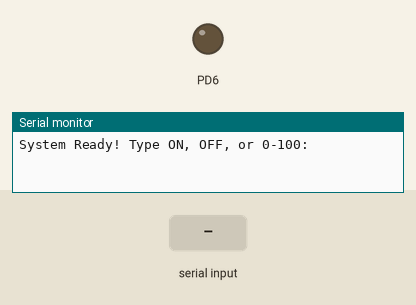
The program below on a simulated ATmega328P, built with avr-gcc and emulated at 16 MHz. Parts: output pins drawn as LEDs (lit = HIGH), the last lines printed to the serial monitor. The inputs (shaded band) are chosen by the test bench.

Above: at 1.2 s.
1.3 s: "90,45\n" received over Serial
At 2.5 s:
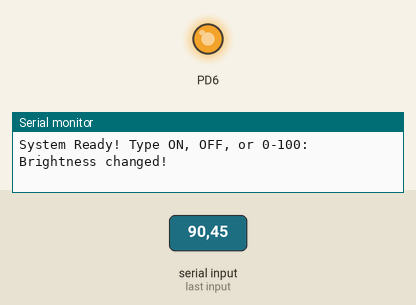
2.8 s: "30,150\n" received over Serial
At 3.9 s:
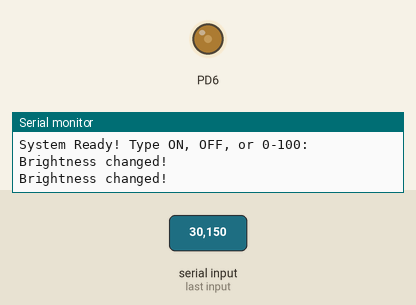
4.3 s: "5\n" received over Serial
At 4.8 s:
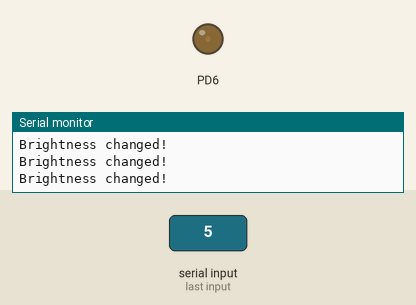
7.3 s: "90\n" received over Serial
At 8.3 s:
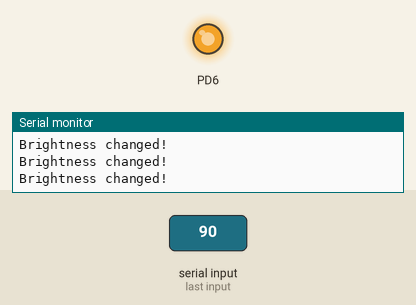
Timing chart, 0 to 9.8 s (numbered marks = the images above; inputs shaded):
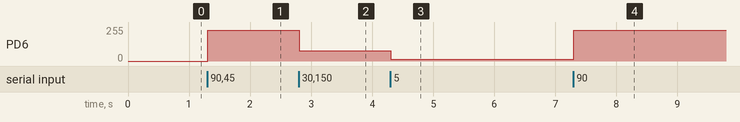

Measured:
- after the input at 1.3 s, PD6: 0/255 → 229/255 at once
- after the input at 2.8 s, PD6: 229/255 → 76/255 at once
- after the input at 4.3 s, PD6: 76/255 → 12/255 at once
- after the input at 7.3 s, PD6: 12/255 → 229/255 at once

The program:

main.c
```c
#define F_CPU 16000000UL
#define BAUD 9600
#define MY_UBRR (F_CPU/16/BAUD-1)

#include <avr/io.h>
#include <util/delay.h>
#include <stdlib.h>

void setup_hardware(void);
void send_text(char *message);
void read_line(char *buffer, int max_size);

int main(void) {
	setup_hardware(); // Run setup configurations once

	char input[16];   // hold the incoming text command

	send_text("System Ready! Type ON, OFF, or 0-100:\r\n");

	while(1) {
		// 1. Wait here until a whole command is typed out
		read_line(input, 15);

		// 2. Check if the user typed "ON"
		if (input[0] == 'O' && input[1] == 'N' && input[2] == '\0') {
			OCR0A = 255; // Max speed/brightness
			send_text("LED is now ON\r\n");
		}
		// 3. Check if the user typed "OFF"
		else if (input[0] == 'O' && input[1] == 'F' && input[2] == 'F' && input[3] == '\0') {
			OCR0A = 0;   // Fully off
			send_text("LED is now OFF\r\n");
		}
		// 4. Otherwise, assume they typed a number
		else {
			int percentage = atoi(input); // Convert the text string into a normal number

			// Check if the number is legal (between 1 and 100)
			if (percentage > 0 && percentage <= 100) {

				// Convert 0-100% to a 0-255 scale for the hardware register
				OCR0A = (percentage * 255) / 100;

				send_text("Brightness changed!\r\n");
			}
			else {
				send_text("Invalid Command! Try again.\r\n");
			}
		}
	}
	return 0;
}

// HARDWARE INITIALIZATION

void setup_hardware(void) {
	// 1. Setup PWM Pin PD6 (OC0A) as Output
	DDRD |= (1 << PD6);

	// Timer0 in Phase Correct PWM Mode (Mode 1), Prescaler = 64
	TCCR0A = (1 << COM0A1) | (1 << WGM00);
	TCCR0B = (1 << CS01) | (1 << CS00);
	OCR0A = 0; // Start at 0%

	// 2. Setup UART Hardware for 9600 Baud
	UBRR0H = (unsigned char)(MY_UBRR >> 8);
	UBRR0L = (unsigned char)MY_UBRR;
	UCSR0B = (1 << RXEN0) | (1 << TXEN0); // Enable receiver and transmitter
	UCSR0C = (1 << UCSZ01) | (1 << UCSZ00); // 8-bit characters
}

// TEXT TRANSMITTING TOOL

void send_text(char *message) {
	// Loop through every single character in the string until it hits the end
	while (*message != '\0') {
		while (!(UCSR0A & (1 << UDRE0))); // Wait for internal serial channel to empty
		UDR0 = *message;                  // Send the current character out
		message++;                        // Move to the next letter
	}
}

// TEXT RECEIVING TOOL

void read_line(char *buffer, int max_size) {
	int i = 0;

	while (i < max_size) {
		while (!(UCSR0A & (1 << RXC0))); // Wait for a keyboard key press
		char incoming_char = UDR0;       // Grab the key pressed

		// If the user hit 'Enter' (Newline or Carriage Return), stop reading
		if (incoming_char == '\r' || incoming_char == '\n') {
			break;
		}

		buffer[i] = incoming_char; // Store the letter in our box
		i++;
	}
	buffer[i] = '\0'; // Add a clean End-of-Text marker to the string
}
```
